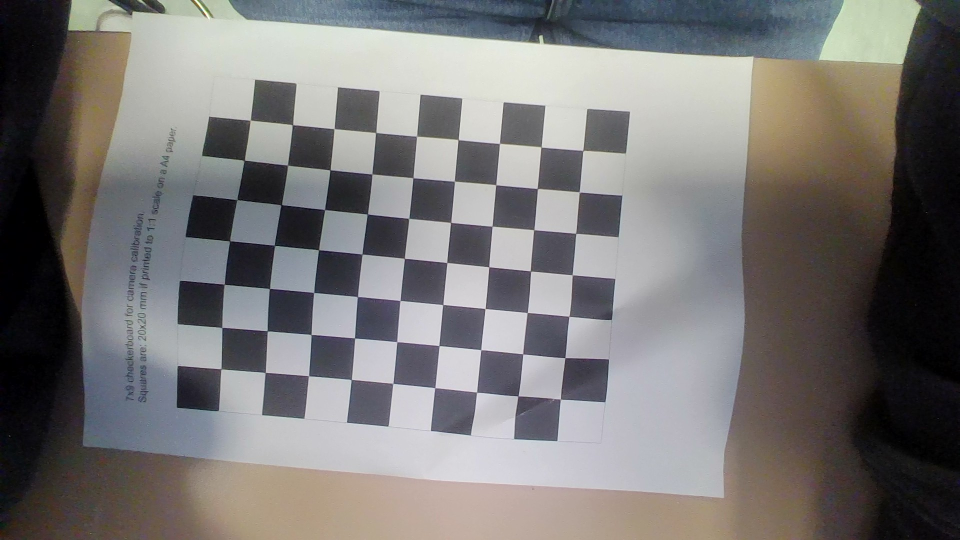
#> input picture data/calibration_00.jpg, 1920 x 1080 px (shown at 1/2 size); its folder holds 4 pictures in this run
$ python camera_calibration.py
#> lines starting #> are read from the running program, lines starting #| are printed output that depends on the picture
import os
import glob
import copy
import imageio
import numpy as np
from typing import List
import cv2
print("OpenCV should be 4.8.0.76 Current version:", cv2.__version__)


def show_image(img: np.array, img_name: str = "Image"):
    cv2.imshow(img_name, img)
    cv2.waitKey(0)
    cv2.destroyAllWindows()


def write_image(output_folder: str, img_name: str, img: np.array):
    os.makedirs(output_folder, exist_ok=True)
    img_path = os.path.join(output_folder, img_name)
    cv2.imwrite(img_path, img)


def load_images(filenames: List) -> List:
    return [imageio.imread(filename) for filename in filenames]


def get_chessboard_points(chessboard_shape, dx, dy):
    points = []
    for j in range(chessboard_shape[0]):
        for i in range(chessboard_shape[1]):
            x = i * dx
            y = j * dy
            z = 0.0
            points.append([x, y, z])

    # Convertimos la lista a array de float32
    return np.array(points, dtype=np.float32)
# Build a list containing the paths of all images for calibration


imgs_path = []
path = "../data/"
imgs_path = []
for j in range(10):
    imgs_path.append(path + 'calibration_0' + str(j) + '.jpg')
print(imgs_path)
imgs = load_images(imgs_path)
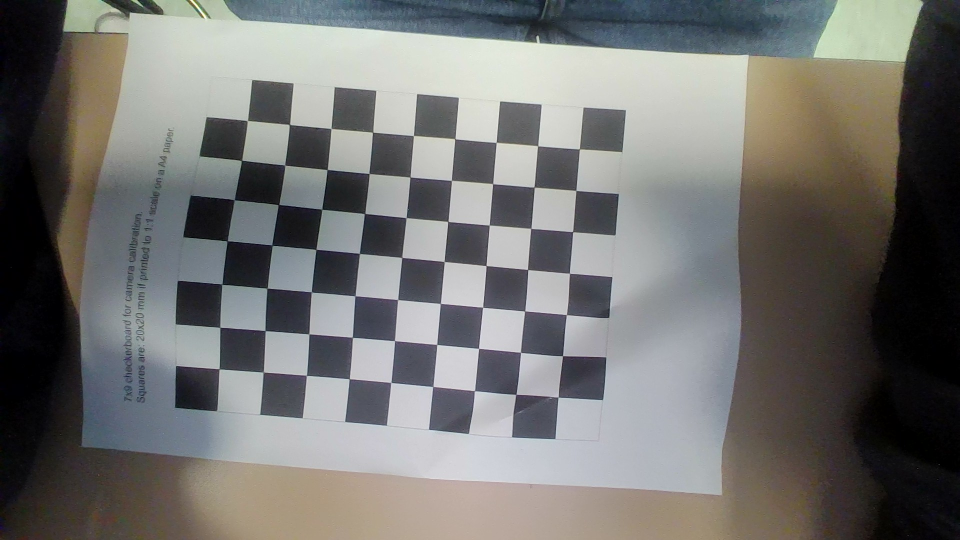
#> input picture data/calibration_01.jpg, 1920 x 1080 px (shown at 1/2 size)
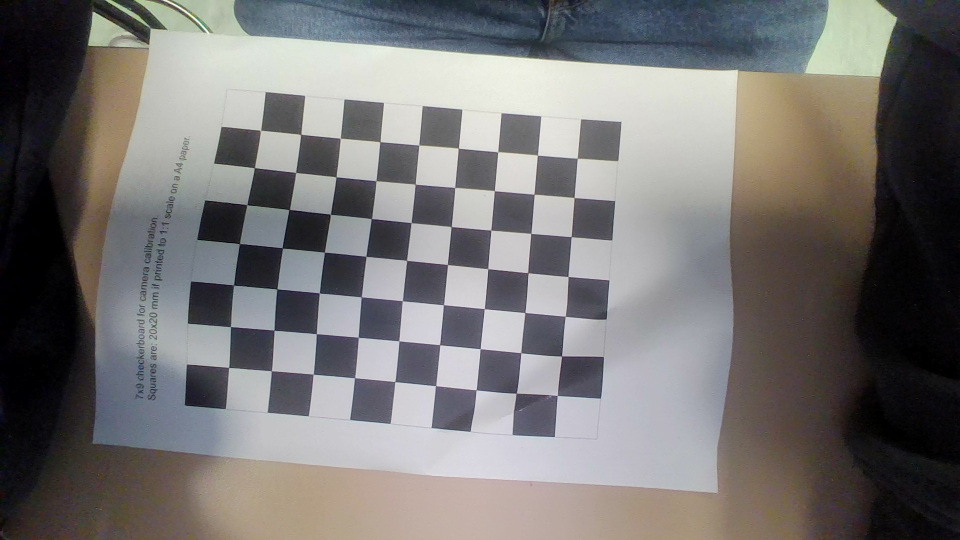
#> input picture data/calibration_02.jpg, 1920 x 1080 px (shown at 1/2 size)
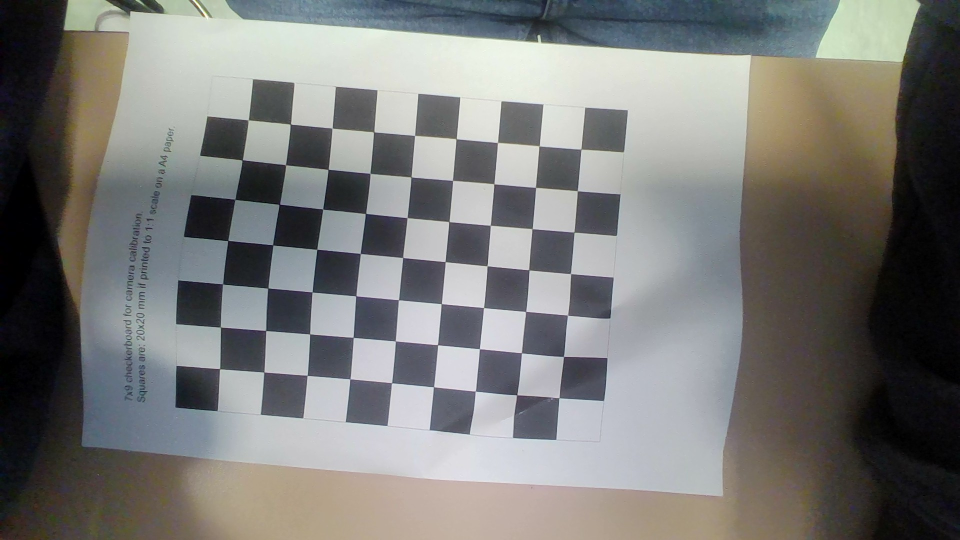
#> input picture data/calibration_03.jpg, 1920 x 1080 px (shown at 1/2 size)
#> (the run stopped early here; a loop or call above may not have finished)
